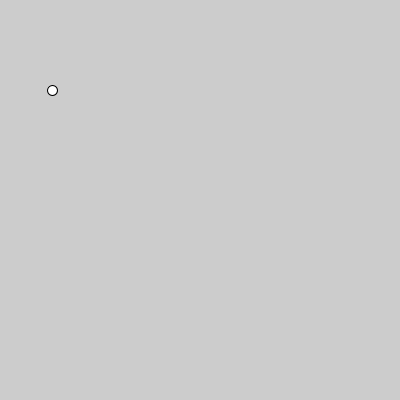
Frame 1 (no input)
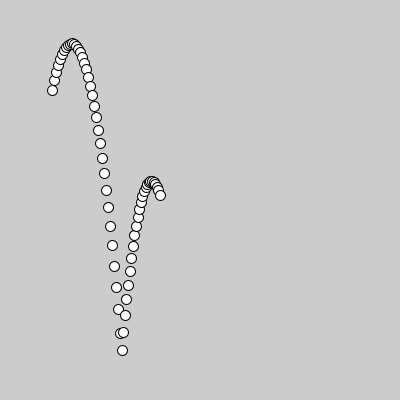
Frame 60 (the mouse pressed at the canvas centre just before this capture)
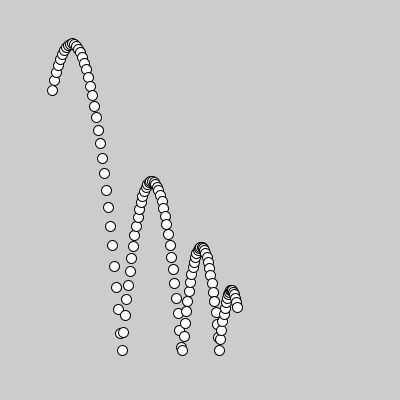
Frame 120 (the mouse held since frame 60 and released just before this capture)

The Processing sketch that drew these frames (run headless with seeded random() and noise(); from frame 60 on, the mouse is pressed at the canvas centre):

// Processing sketch: week08_3_newton_floor
// ── week08_3_newton_floor.pde
//碰撞偵測馬力歐和皮卡丘
//牛頓力學(1)靜者恆靜、動者恆動
//(2)f=m*a 位置、速度、加速度
void setup(){
  size(400,400);
}
float x=50,y=100,vx=2,vy=-10;
void draw(){
  x += vx;
  y += vy;
  vy += 0.98;//重力加速度
  if(y>350){//利用IF判斷有沒有碰到地板
    y=350;
    vy = -vy *0.7;
    vx = vx *0.8;    
  }
  ellipse(x,y,10,10);
}
